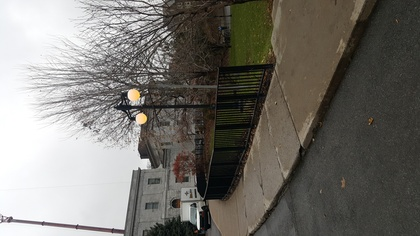
%> input picture Dataset1/1.jpg, 420 x 236 px, shrunk from 5312 x 2988 before the run
$ octave Assignment4.m   (GNU Octave 9; MATLAB toolbox functions it lacks are replaced by stand-ins)
%> lines starting %> are read from the running program, lines starting %| are printed output that depends on the picture
clear all
close all

% % % % % % % % % % % % % % % % % % % % % % % % % % % % % % % % % % % % % %
% Setup VLFeat
% To run the code, you have to install VLFeat first,
% and change the path below to your path to vl_setup
% The source code is supposed to be in a different folder from the datasets
% but under the same parent directory so you have to change the image path
% accordingly.
% The stiching algorithm is implemented as a function called sift_panorama
% which need two images as parameters.
% % % % % % % % % % % % % % % % % % % % % % % % % % % % % % % % % % % % % %
run('/Users/xzq_klaus/vlfeat-0.9.20/toolbox/vl_setup');
%> (this line was passed over: vl_setup is not available in this run)

I1 = imread('../Dataset1/1.jpg') ;
%> I1 is the input picture: size 236x420x3 uint8; mean R, G, B 117.3, 114.6, 108.8
I1 = imrotate(I1,-90) ;
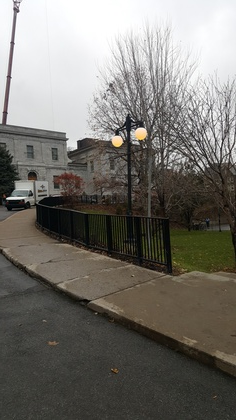
%> I1: size 420x236x3 uint8; mean R, G, B 117.3, 114.6, 108.8; mean of the top-left, top-right, bottom-left and bottom-right quarters 175, 156.4, 66.6, 56.2
I2 = imread('../Dataset1/2.jpg') ;
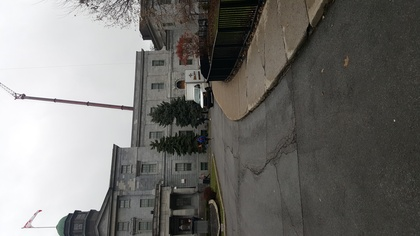
%> input picture Dataset1/2.jpg, 420 x 236 px, shrunk from 5312 x 2988 before the run
%> I2 is the input picture: size 236x420x3 uint8; mean R, G, B 116.5, 115.3, 112.1
I2 = imrotate(I2,-90) ;
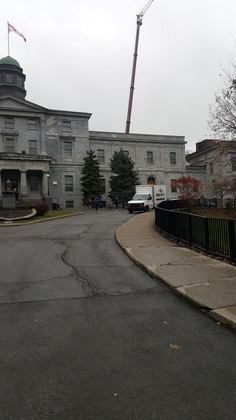
%> I2: size 420x236x3 uint8; mean R, G, B 116.5, 115.3, 112.1; mean of the top-left, top-right, bottom-left and bottom-right quarters 153.9, 173, 70.1, 61.7
% [6 lines of commented-out code are left out]

%> (the run ends here)
